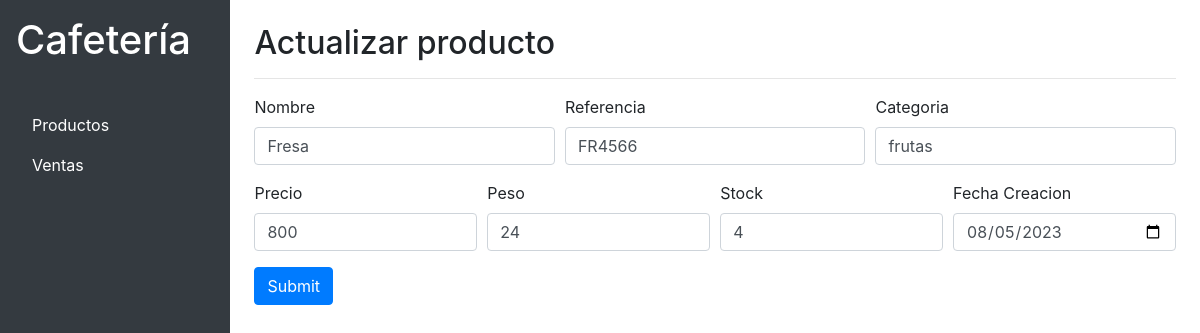
/Product/actualizar?id=4, run on the app's committed database.
### tables this page shows
CREATE TABLE `productos` (
  `id` int(11) NOT NULL,
  `nombre_producto` varchar(255) NOT NULL,
  `referencia` varchar(50) NOT NULL,
  `precio` int(11) NOT NULL,
  `peso` int(11) NOT NULL,
  `categoria` varchar(100) NOT NULL,
  `stock` int(11) NOT NULL,
  `fecha_creacion` date NOT NULL
);

### App/Controllers/ProductController.php (called while the page is built, shortened)
<?php
require_once 'App/Models/ProductModel.php';
class ProductController
{
    private $productModel;
    public function __construct()
    {
        $this->productModel = new ProductModel();
    }
    public function actualizar()
    {
        $id = "";
        if (isset($_GET['id'])) {
            $id = $_GET['id'];
        }
        $producto = $this->productModel->listar_id($id);
        $pro= (object) $producto;
        $actual = true;
        require_once 'App/Views/Product/registro.php';
    }
}

### config/Database.php (called while the page is built, shortened)
<?php
class Database
{
    private $pdo;
    private $host = 'localhost';
    private $db_name = 'cafeteria';
    private $username = 'root';
    private $password = '';
    private $charset = 'utf8mb4';
    public function __construct()
    {
        $dsn = "mysql:host=$this->host;dbname=$this->db_name;charset=$this->charset";
        $options = [
            PDO::ATTR_ERRMODE            => PDO::ERRMODE_EXCEPTION,
            PDO::ATTR_DEFAULT_FETCH_MODE => PDO::FETCH_ASSOC,
            PDO::ATTR_EMULATE_PREPARES   => false,
        ];
        try {
            $this->pdo = new PDO($dsn, $this->username, $this->password, $options);
        } catch (PDOException $e) {
            die("Error de conexión: " . $e->getMessage());
        }
    }
    public function getConnection()
    {
        return $this->pdo;
    }
}

### App/Models/ProductModel.php (called while the page is built, shortened)
<?php
require_once 'Config/Database.php';
class ProductModel
{
    private $db;
    public function __construct()
    {
        $database = new Database();
        $this->db = $database->getConnection();
    }
    public function listar_id($id)
    {
        try {
            $query = "SELECT * FROM productos WHERE id = ?";
            $stmt = $this->db->prepare($query);
            $stmt->execute([$id]);
            return $stmt->fetch(PDO::FETCH_ASSOC);
        } catch (PDOException $e) {
            echo 'Error al obtener el producto por su ID: ' . $e->getMessage();
            exit;
        }
    }
}

### App/Views/Product/registro.php (the view, shortened to what this page needs)
<?php if (isset($actual)) : ?>
<h2>Actualizar producto</h2>
<?php
  $action = base_url . 'Product/actualizar';
  ?>
<?php else : ?>
<h2>Registro de productos</h2>
<?php $action = base_url . 'Product/guardar'; ?>
<?php endif; ?>
<hr>
<form class="mb-4" action="<?= $action ?>" method="post">
    <div class="form-row">
        <div class="form-group col-md-4">
            <label for="nombre">Nombre</label>
            <input type="text" class="form-control" name="nombre" id="nombre" placeholder="Nombre"
                value="<?= isset($pro) ? $pro->nombre_producto : "" ?>" required>
        </div>
        <div class="form-group col-md-4">
            <label for="referencia">Referencia</label>
            <input type="text" class="form-control" name="referencia" id="referencia" placeholder="Referencia"
                value="<?= isset($pro) ? $pro->referencia : "" ?>" required>
        </div>
        <div class="form-group col-md-4">
            <label for="categoria">Categoria</label>
            <input type="text" class="form-control" name="categoria" id="categoria" placeholder="Categoria"
                value="<?= isset($pro) ? $pro->categoria : "" ?>" required>
        </div>
    </div>
    <div class="form-row">
        <div class="form-group col-md-3">
            <label for="precio">Precio</label>
            <input type="number" class="form-control" name="precio" id="precio" placeholder="Precio"
                value="<?= isset($pro) ? $pro->precio : "" ?>" required>
        </div>
        <div class="form-group col-md-3">
            <label for="peso">Peso</label>
            <input type="number" class="form-control" name="peso" id="peso" placeholder="Peso"
                value="<?= isset($pro) ? $pro->peso : "" ?>" required>
        </div>
        <div class="form-group col-md-3">
            <label for="stock">Stock</label>
            <input type="number" class="form-control" name="stock" id="stock" placeholder="Stock"
                value="<?= isset($pro) ? $pro->stock : "" ?>" required>
        </div>
        <div class="form-group col-md-3">
            <label for="fecha">Fecha Creacion</label>
            <input type="date" class="form-control" name="fecha" id="fecha"
                value="<?= isset($pro) ? $pro->fecha_creacion : "" ?>" required>
        </div>
    </div>
    <button type="submit" class="btn btn-primary">Submit</button>
</form>

### data on the page
productos: nombre "Fresa", referencia "FR4566", categoria "frutas", precio "800", peso "24", stock "4", fecha "08/05/2023"
